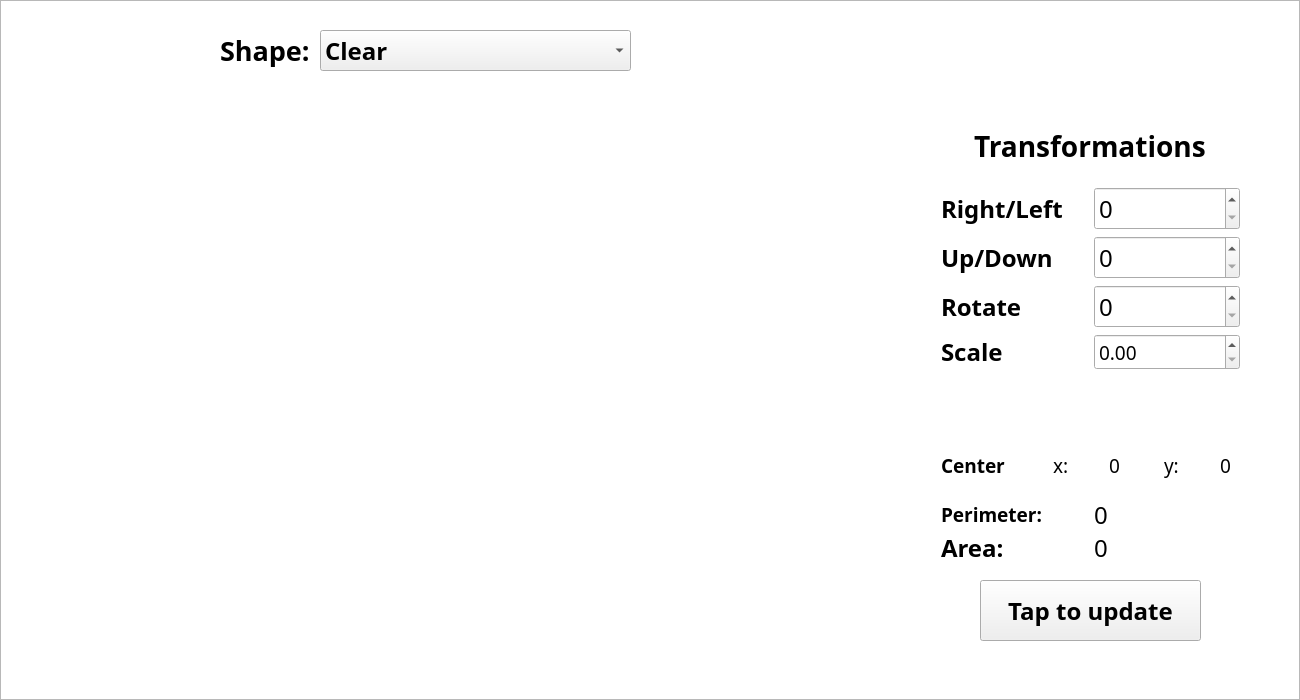
<?xml version="1.0" encoding="UTF-8"?>
<ui version="4.0">
 <class>MainWindow</class>
 <widget class="QMainWindow" name="MainWindow">
  <property name="geometry">
   <rect>
    <x>0</x>
    <y>0</y>
    <width>1300</width>
    <height>700</height>
   </rect>
  </property>
  <property name="sizePolicy">
   <sizepolicy hsizetype="Expanding" vsizetype="Expanding">
    <horstretch>0</horstretch>
    <verstretch>0</verstretch>
   </sizepolicy>
  </property>
  <property name="windowTitle">
   <string>MainWindow</string>
  </property>
  <widget class="QWidget" name="centralWidget">
   <widget class="QWidget" name="verticalLayoutWidget">
    <property name="geometry">
     <rect>
      <x>930</x>
      <y>100</y>
      <width>321</width>
      <height>281</height>
     </rect>
    </property>
    <layout class="QVBoxLayout" name="verticalLayout">
     <item alignment="Qt::AlignHCenter">
      <widget class="QLabel" name="label">
       <property name="font">
        <font>
         <family>Source Sans Pro Black</family>
         <pointsize>21</pointsize>
         <bold>true</bold>
        </font>
       </property>
       <property name="layoutDirection">
        <enum>Qt::LeftToRight</enum>
       </property>
       <property name="text">
        <string>Transformations</string>
       </property>
      </widget>
     </item>
     <item>
      <layout class="QVBoxLayout" name="verticalLayout_3">
       <item>
        <layout class="QHBoxLayout" name="horizontalLayout_6">
         <item>
          <widget class="QLabel" name="label_2">
           <property name="font">
            <font>
             <family>Source Sans Pro Semibold</family>
             <pointsize>18</pointsize>
             <italic>false</italic>
             <bold>true</bold>
            </font>
           </property>
           <property name="text">
            <string>Right/Left</string>
           </property>
          </widget>
         </item>
         <item>
          <widget class="QSpinBox" name="spinBox">
           <property name="font">
            <font>
             <family>Source Sans Pro Light</family>
             <pointsize>18</pointsize>
            </font>
           </property>
          </widget>
         </item>
        </layout>
       </item>
       <item>
        <layout class="QHBoxLayout" name="horizontalLayout_2">
         <item>
          <widget class="QLabel" name="label_3">
           <property name="font">
            <font>
             <family>Source Sans Pro Semibold</family>
             <pointsize>18</pointsize>
             <italic>false</italic>
             <bold>true</bold>
            </font>
           </property>
           <property name="text">
            <string>Up/Down</string>
           </property>
          </widget>
         </item>
         <item>
          <widget class="QSpinBox" name="spinBox_2">
           <property name="font">
            <font>
             <family>Source Sans Pro Light</family>
             <pointsize>18</pointsize>
            </font>
           </property>
          </widget>
         </item>
        </layout>
       </item>
      </layout>
     </item>
     <item>
      <layout class="QVBoxLayout" name="verticalLayout_2">
       <item>
        <layout class="QHBoxLayout" name="horizontalLayout_8">
         <item>
          <widget class="QLabel" name="label_4">
           <property name="font">
            <font>
             <family>Source Sans Pro Semibold</family>
             <pointsize>18</pointsize>
             <bold>true</bold>
            </font>
           </property>
           <property name="text">
            <string>Rotate</string>
           </property>
          </widget>
         </item>
         <item>
          <widget class="QSpinBox" name="spinBox_3">
           <property name="font">
            <font>
             <family>Source Sans Pro Light</family>
             <pointsize>18</pointsize>
            </font>
           </property>
          </widget>
         </item>
        </layout>
       </item>
       <item>
        <layout class="QHBoxLayout" name="horizontalLayout_7">
         <item>
          <widget class="QLabel" name="label_5">
           <property name="font">
            <font>
             <family>Source Sans Pro Semibold</family>
             <pointsize>18</pointsize>
             <bold>true</bold>
            </font>
           </property>
           <property name="text">
            <string>Scale</string>
           </property>
          </widget>
         </item>
         <item>
          <widget class="QDoubleSpinBox" name="doubleSpinBox">
           <property name="font">
            <font>
             <family>Source Sans Pro Light</family>
             <pointsize>14</pointsize>
            </font>
           </property>
          </widget>
         </item>
        </layout>
       </item>
      </layout>
     </item>
    </layout>
   </widget>
   <widget class="QWidget" name="verticalLayoutWidget_4">
    <property name="geometry">
     <rect>
      <x>930</x>
      <y>490</y>
      <width>321</width>
      <height>82</height>
     </rect>
    </property>
    <layout class="QVBoxLayout" name="verticalLayout_4">
     <item>
      <layout class="QHBoxLayout" name="horizontalLayout_11">
       <item>
        <widget class="QLabel" name="label_6">
         <property name="font">
          <font>
           <family>Source Sans Pro Semibold</family>
           <pointsize>14</pointsize>
           <bold>true</bold>
          </font>
         </property>
         <property name="text">
          <string>Perimeter:</string>
         </property>
        </widget>
       </item>
       <item>
        <widget class="QLabel" name="label_7">
         <property name="font">
          <font>
           <family>Source Sans Pro Light</family>
           <pointsize>18</pointsize>
          </font>
         </property>
         <property name="text">
          <string>0</string>
         </property>
        </widget>
       </item>
      </layout>
     </item>
     <item>
      <layout class="QHBoxLayout" name="horizontalLayout_9">
       <item>
        <widget class="QLabel" name="label_8">
         <property name="font">
          <font>
           <family>Source Sans Pro Semibold</family>
           <pointsize>18</pointsize>
           <bold>true</bold>
          </font>
         </property>
         <property name="text">
          <string>Area:</string>
         </property>
        </widget>
       </item>
       <item>
        <widget class="QLabel" name="label_9">
         <property name="font">
          <font>
           <family>Source Sans Pro Light</family>
           <pointsize>18</pointsize>
          </font>
         </property>
         <property name="text">
          <string>0</string>
         </property>
        </widget>
       </item>
      </layout>
     </item>
    </layout>
   </widget>
   <widget class="QGraphicsView" name="graphicsView">
    <property name="enabled">
     <bool>true</bool>
    </property>
    <property name="geometry">
     <rect>
      <x>0</x>
      <y>0</y>
      <width>1300</width>
      <height>700</height>
     </rect>
    </property>
    <property name="sizePolicy">
     <sizepolicy hsizetype="Expanding" vsizetype="Expanding">
      <horstretch>0</horstretch>
      <verstretch>0</verstretch>
     </sizepolicy>
    </property>
   </widget>
   <widget class="QComboBox" name="comboBox">
    <property name="geometry">
     <rect>
      <x>320</x>
      <y>30</y>
      <width>311</width>
      <height>41</height>
     </rect>
    </property>
    <property name="font">
     <font>
      <family>Source Sans Pro Semibold</family>
      <pointsize>18</pointsize>
      <bold>true</bold>
     </font>
    </property>
    <item>
     <property name="text">
      <string>Clear</string>
     </property>
    </item>
    <item>
     <property name="text">
      <string>Rectangle</string>
     </property>
    </item>
    <item>
     <property name="text">
      <string>Triangle</string>
     </property>
    </item>
    <item>
     <property name="text">
      <string>Rhombus</string>
     </property>
    </item>
    <item>
     <property name="text">
      <string>Circle</string>
     </property>
    </item>
    <item>
     <property name="text">
      <string>Square</string>
     </property>
    </item>
    <item>
     <property name="text">
      <string>Hexagon</string>
     </property>
    </item>
    <item>
     <property name="text">
      <string>Star5</string>
     </property>
    </item>
    <item>
     <property name="text">
      <string>Star6</string>
     </property>
    </item>
    <item>
     <property name="text">
      <string>Star8</string>
     </property>
    </item>
    <item>
     <property name="text">
      <string>Arrow</string>
     </property>
    </item>
    <item>
     <property name="text">
      <string>Custom</string>
     </property>
    </item>
   </widget>
   <widget class="QLabel" name="label_10">
    <property name="geometry">
     <rect>
      <x>220</x>
      <y>30</y>
      <width>91</width>
      <height>41</height>
     </rect>
    </property>
    <property name="font">
     <font>
      <family>Source Sans Pro Black</family>
      <pointsize>20</pointsize>
      <bold>true</bold>
     </font>
    </property>
    <property name="text">
     <string>Shape:</string>
    </property>
   </widget>
   <widget class="QPushButton" name="pushButton">
    <property name="geometry">
     <rect>
      <x>980</x>
      <y>580</y>
      <width>221</width>
      <height>61</height>
     </rect>
    </property>
    <property name="font">
     <font>
      <family>Source Sans Pro Semibold</family>
      <pointsize>18</pointsize>
      <bold>true</bold>
     </font>
    </property>
    <property name="text">
     <string>Tap to update</string>
    </property>
   </widget>
   <widget class="QWidget" name="horizontalLayoutWidget">
    <property name="geometry">
     <rect>
      <x>930</x>
      <y>440</y>
      <width>351</width>
      <height>51</height>
     </rect>
    </property>
    <layout class="QHBoxLayout" name="horizontalLayout">
     <item>
      <widget class="QLabel" name="label_11">
       <property name="font">
        <font>
         <family>Source Sans Pro Semibold</family>
         <pointsize>14</pointsize>
         <bold>true</bold>
        </font>
       </property>
       <property name="text">
        <string>Center</string>
       </property>
      </widget>
     </item>
     <item>
      <layout class="QHBoxLayout" name="horizontalLayout_3">
       <item>
        <widget class="QLabel" name="label_12">
         <property name="font">
          <font>
           <family>Source Sans Pro Light</family>
           <pointsize>14</pointsize>
           <bold>false</bold>
          </font>
         </property>
         <property name="text">
          <string>x:</string>
         </property>
        </widget>
       </item>
       <item>
        <widget class="QLabel" name="label_13">
         <property name="font">
          <font>
           <family>Source Sans Pro Light</family>
           <pointsize>14</pointsize>
           <bold>false</bold>
          </font>
         </property>
         <property name="text">
          <string>0</string>
         </property>
        </widget>
       </item>
      </layout>
     </item>
     <item>
      <layout class="QHBoxLayout" name="horizontalLayout_4">
       <item>
        <widget class="QLabel" name="label_14">
         <property name="font">
          <font>
           <family>Source Sans Pro Light</family>
           <pointsize>14</pointsize>
          </font>
         </property>
         <property name="text">
          <string>y:</string>
         </property>
        </widget>
       </item>
       <item>
        <widget class="QLabel" name="label_15">
         <property name="font">
          <font>
           <family>Source Sans Pro Light</family>
           <pointsize>14</pointsize>
          </font>
         </property>
         <property name="text">
          <string>0</string>
         </property>
        </widget>
       </item>
      </layout>
     </item>
    </layout>
   </widget>
   <zorder>graphicsView</zorder>
   <zorder>verticalLayoutWidget</zorder>
   <zorder>verticalLayoutWidget_4</zorder>
   <zorder>comboBox</zorder>
   <zorder>label_10</zorder>
   <zorder>pushButton</zorder>
   <zorder>horizontalLayoutWidget</zorder>
  </widget>
 </widget>
 <layoutdefault spacing="6" margin="11"/>
 <resources/>
 <connections/>
</ui>
